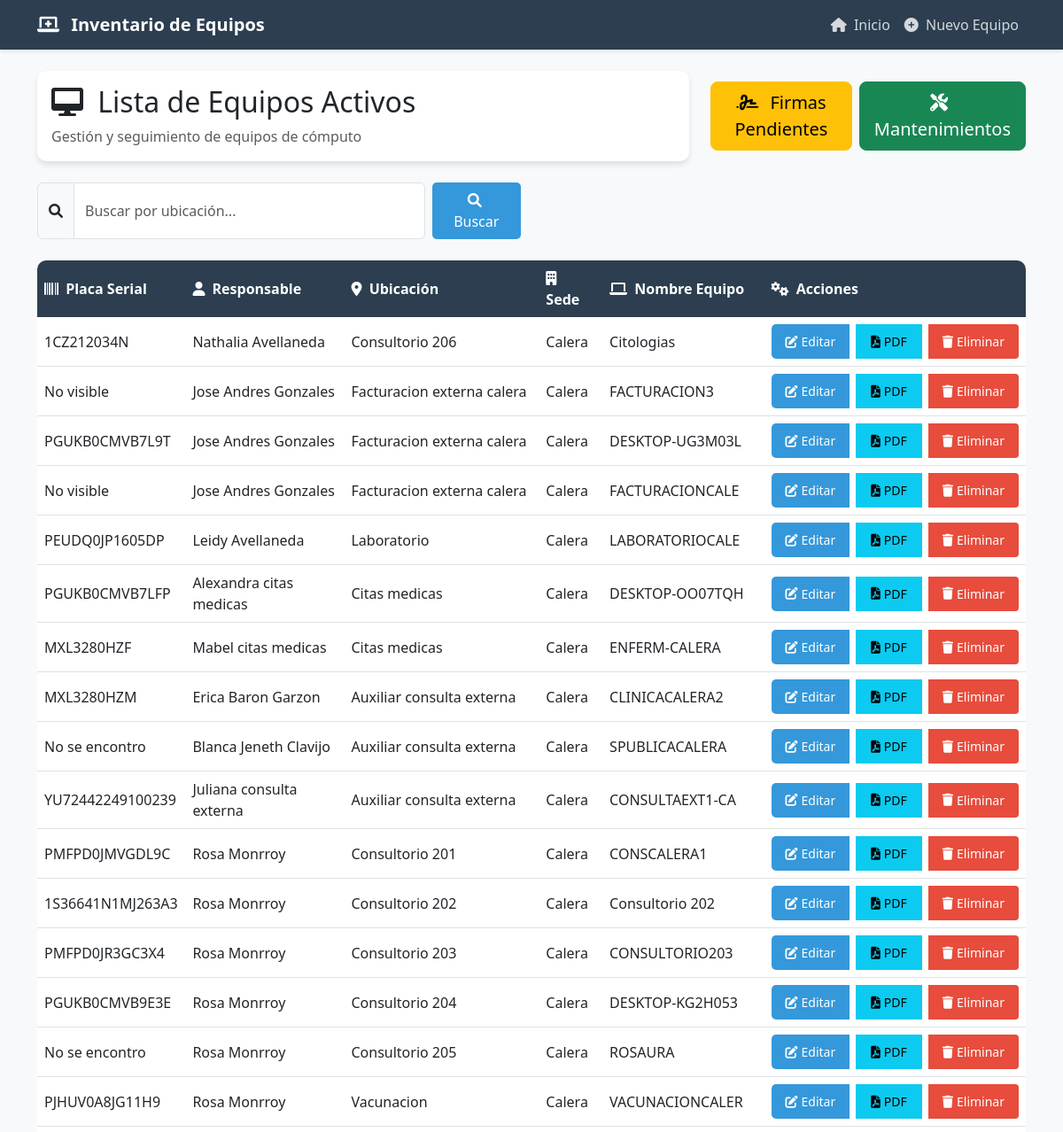
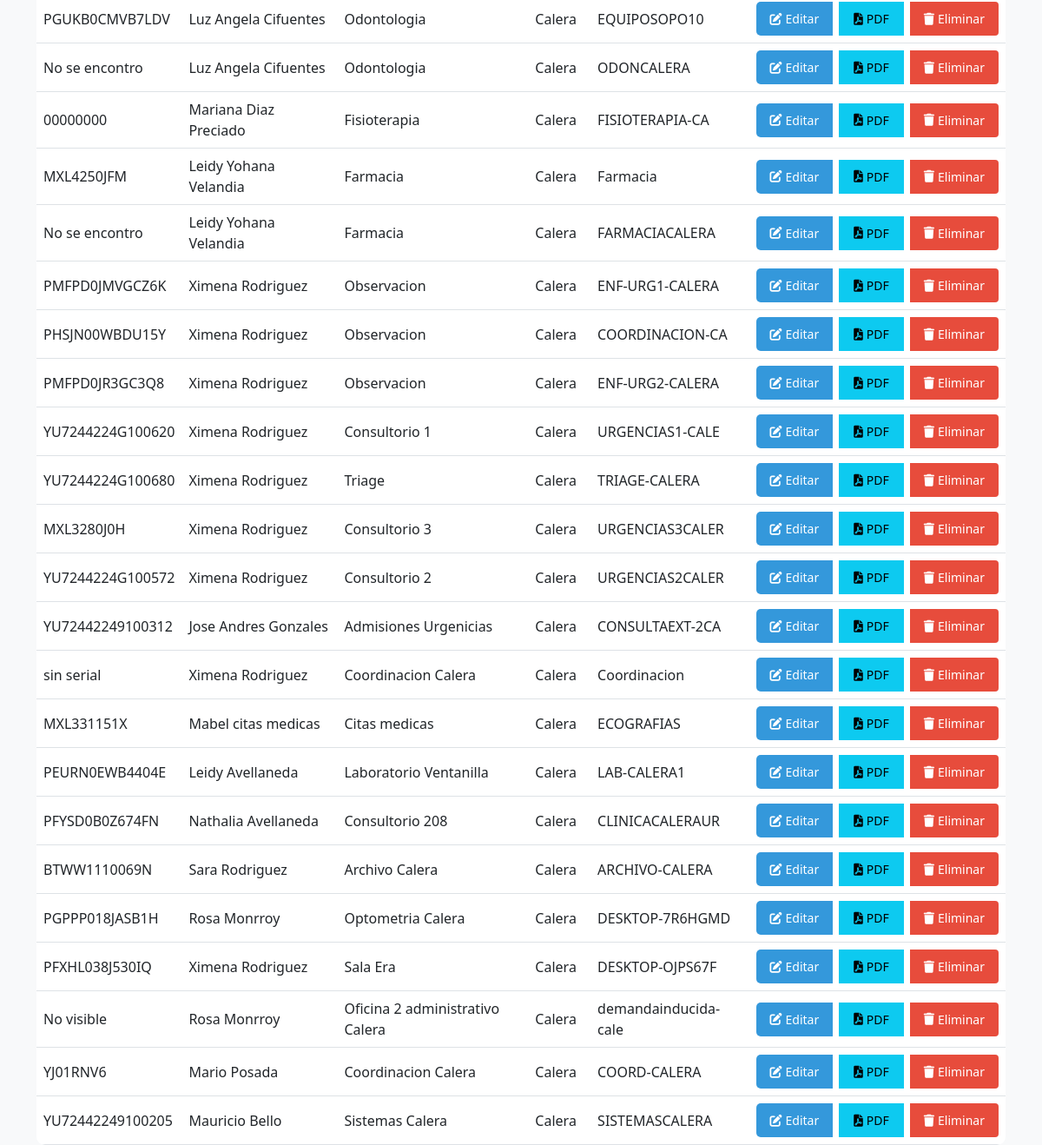
The page / on the database its author committed (2 pictures, top to bottom).
### app.py (models this page shows)
class Datospc(db.Model):
    __tablename__ = 'datospc'
    placaSerial = db.Column(db.String(50))
    responsable = db.Column(db.String(100))
    Ubicacion = db.Column(db.String(100))
    Sede = db.Column(db.String(100))
    nombreEquipo = db.Column(db.String(100))
    cpuFabricante = db.Column(db.String(100))
    cpuSerial = db.Column(db.String(100))
    cpuPlaca = db.Column(db.String(100))
    procesadorNombre = db.Column(db.String(100))
    procesadorVelo = db.Column(db.String(100))
    procesadorSerial = db.Column(db.String(100))
    ram1Marca = db.Column(db.String(100))
    ram1capacidad = db.Column(db.String(100))
    ram1Serial = db.Column(db.String(100))
    ram2Marca = db.Column(db.String(100))
    ram2Capacidad = db.Column(db.String(100))
    ram2Serial = db.Column(db.String(100))
    discoMarca = db.Column(db.String(100))
    discoCapacidad = db.Column(db.String(100))
    discoSerial = db.Column(db.String(100))
    unidadCD = db.Column(db.String(100))
    unidadCDSerial = db.Column(db.String(100))
    monitorMarca = db.Column(db.String(100))
    monitorModelo = db.Column(db.String(100))
    monitorSerial = db.Column(db.String(100))
    monitorPlaca = db.Column(db.String(100))
    tecladoMarca = db.Column(db.String(100))
    tecladoSerial = db.Column(db.String(100))
    mouseMarca = db.Column(db.String(100))
    mouseSerial = db.Column(db.String(100))
    nombreUsuario = db.Column(db.String(100))
    direccionMac = db.Column(db.String(100), primary_key=True)
    Observaciones = db.Column(db.String(500))
    VPN = db.Column(db.String(100))
    NombreRemoto = db.Column(db.String(100))
    Estado = db.Column(db.String(50))

### app.py (the view)
@app.route('/')
def index():
    try:
        busqueda = request.args.get('busqueda', '').strip()
        query = Datospc.query.filter(func.trim(func.lower(Datospc.Estado)) == 'activo')
        if busqueda:
            query = query.filter(Datospc.Ubicacion.ilike(f'%{busqueda}%'))
        equipos = query.all()
        print(f"Registros encontrados: {len(equipos)}")
        return render_template('index.html', equipos=equipos, busqueda=busqueda)
    except Exception as e:
        print(f"Error al consultar la base de datos: {str(e)}")
        return render_template('index.html', equipos=[], busqueda='')

### templates/index.html (shortened to what this page needs)
{% extends "base.html" %}
{% block content %}
<div class="row mb-4">
    <div class="col-md-8">
        <div class="card">
            <div class="card-body">
                <h2 class="card-title">
                    <i class="fas fa-desktop me-2"></i>
                    Lista de Equipos Activos
                </h2>
                <p class="card-text text-muted">
                    Gestión y seguimiento de equipos de cómputo
                </p>
            </div>
        </div>
    </div>
    <div class="col-md-4 d-flex align-items-center justify-content-end gap-2">
        <a href="{{ url_for('firmas_pendientes') }}" class="btn btn-warning btn-lg">
            <i class="fas fa-signature me-2"></i> Firmas Pendientes
        </a>
        <a href="{{ url_for('mantenimientos') }}" class="btn btn-success btn-lg">
            <i class="fas fa-tools me-2"></i> Mantenimientos
        </a>
    </div>
</div>
<div class="row mb-4">
    <div class="col-md-6">
        <form method="GET" action="{{ url_for('index') }}" class="d-flex gap-2">
            <div class="input-group">
                <span class="input-group-text">
                    <i class="fas fa-search"></i>
                </span>
                <input type="text"
                       name="busqueda"
                       class="form-control"
                       placeholder="Buscar por ubicación..."
                       value="{{ busqueda }}">
            </div>
            <button type="submit" class="btn btn-primary">
                <i class="fas fa-search me-1"></i> Buscar
            </button>
        </form>
    </div>
</div>
<div class="d-none d-lg-block">
    <div class="table-responsive" style="overflow-x:auto;">
        <table class="table table-hover align-middle mb-0" style="min-width: 700px;">
            <thead class="align-middle">
                <tr>
                    <th><i class="fas fa-barcode me-1"></i> Placa Serial</th>
                    <th><i class="fas fa-user me-1"></i> Responsable</th>
                    <th><i class="fas fa-map-marker-alt me-1"></i> Ubicación</th>
                    <th><i class="fas fa-building me-1"></i> Sede</th>
                    <th><i class="fas fa-laptop me-1"></i> Nombre Equipo</th>
                    <th><i class="fas fa-cogs me-1"></i> Acciones</th>
                </tr>
            </thead>
            <tbody>
                {% for equipo in equipos %}
                <tr>
                    <td>{{ equipo.placaSerial }}</td>
                    <td>{{ equipo.responsable }}</td>
                    <td>{{ equipo.Ubicacion }}</td>
                    <td>{{ equipo.Sede }}</td>
                    <td>{{ equipo.nombreEquipo }}</td>
                    <td>
                        <div class="btn-group w-100 flex-wrap flex-md-nowrap" role="group" style="min-width: 210px;">
                            <a href="{{ url_for('editar', direccionMac=equipo.direccionMac) }}"
                               class="btn btn-primary btn-sm px-3 py-2 d-flex align-items-center justify-content-center mb-2 mb-md-0 me-0 me-md-2">
                                <i class="fas fa-edit me-1"></i> Editar
                            </a>
                            <a href="{{ url_for('hoja_vida_html', direccionMac=equipo.direccionMac) }}"
                               class="btn btn-info btn-sm px-3 py-2 d-flex align-items-center justify-content-center mb-2 mb-md-0 me-0 me-md-2" target="_blank">
                                <i class="fas fa-file-pdf me-1"></i> PDF
                            </a>
                            <a href="#" onclick="if(confirm('¿Está seguro de eliminar este equipo?')){ window.location='{{ url_for('eliminar', direccionMac=equipo.direccionMac) }}'; } return false;"
                               class="btn btn-danger btn-sm px-3 py-2 d-flex align-items-center justify-content-center">
                                <i class="fas fa-trash me-1"></i> Eliminar
                            </a>
                        </div>
                    </td>
                </tr>
                {% endfor %}
            </tbody>
        </table>
    </div>
</div>
{% endblock %}

### templates/base.html (style rules this page uses)
:root { --primary-color: #2c3e50; --secondary-color: #3498db; --accent-color: #e74c3c; }
body { background-color: #f8f9fa; font-family: 'Segoe UI', Tahoma, Geneva, Verdana, sans-serif; }
.card { border: none; border-radius: 10px; box-shadow: 0 4px 6px rgba(0,0,0,0.1); transition: transform 0.3s ease; }
.btn-primary { background-color: var(--secondary-color); border: none; padding: 8px 20px; border-radius: 5px; }
.btn-danger { background-color: var(--accent-color); border: none; }
.table { background-color: white; border-radius: 10px; overflow: hidden; }
.table thead th { background-color: var(--primary-color); color: white; border: none; }

### rows shown on the page
Datospc: placaSerial "1CZ212034N", responsable "Nathalia Avellaneda", Ubicacion "Consultorio 206", Sede "Calera", nombreEquipo "Citologias"
Datospc: placaSerial "No visible", responsable "Jose Andres Gonzales", Ubicacion "Facturacion externa calera", Sede "Calera", nombreEquipo "FACTURACION3"
Datospc: placaSerial "PGUKB0CMVB7L9T", responsable "Jose Andres Gonzales", Ubicacion "Facturacion externa calera", Sede "Calera", nombreEquipo "DESKTOP-UG3M03L"
Datospc: placaSerial "No visible", responsable "Jose Andres Gonzales", Ubicacion "Facturacion externa calera", Sede "Calera", nombreEquipo "FACTURACIONCALE"
Datospc: placaSerial "PEUDQ0JP1605DP", responsable "Leidy Avellaneda", Ubicacion "Laboratorio", Sede "Calera", nombreEquipo "LABORATORIOCALE"
Datospc: placaSerial "PGUKB0CMVB7LFP", responsable "Alexandra citas medicas", Ubicacion "Citas medicas", Sede "Calera", nombreEquipo "DESKTOP-OO07TQH"
Datospc: placaSerial "MXL3280HZF", responsable "Mabel citas medicas", Ubicacion "Citas medicas", Sede "Calera", nombreEquipo "ENFERM-CALERA"
Datospc: placaSerial "MXL3280HZM", responsable "Erica Baron Garzon", Ubicacion "Auxiliar consulta externa", Sede "Calera", nombreEquipo "CLINICACALERA2"
Datospc: placaSerial "No se encontro", responsable "Blanca Jeneth Clavijo", Ubicacion "Auxiliar consulta externa", Sede "Calera", nombreEquipo "SPUBLICACALERA"
Datospc: placaSerial "YU72442249100239", responsable "Juliana consulta externa", Ubicacion "Auxiliar consulta externa", Sede "Calera", nombreEquipo "CONSULTAEXT1-CA"
Datospc: placaSerial "PMFPD0JMVGDL9C", responsable "Rosa Monrroy", Ubicacion "Consultorio 201", Sede "Calera", nombreEquipo "CONSCALERA1"
Datospc: placaSerial "1S36641N1MJ263A3", responsable "Rosa Monrroy", Ubicacion "Consultorio 202", Sede "Calera", nombreEquipo "Consultorio 202"
Datospc: placaSerial "PMFPD0JR3GC3X4", responsable "Rosa Monrroy", Ubicacion "Consultorio 203", Sede "Calera", nombreEquipo "CONSULTORIO203"
Datospc: placaSerial "PGUKB0CMVB9E3E", responsable "Rosa Monrroy", Ubicacion "Consultorio 204", Sede "Calera", nombreEquipo "DESKTOP-KG2H053"
Datospc: placaSerial "No se encontro", responsable "Rosa Monrroy", Ubicacion "Consultorio 205", Sede "Calera", nombreEquipo "ROSAURA"
Datospc: placaSerial "PJHUV0A8JG11H9", responsable "Rosa Monrroy", Ubicacion "Vacunacion", Sede "Calera", nombreEquipo "VACUNACIONCALER"
Datospc: placaSerial "PGUKB0CMVB7LDV", responsable "Luz Angela Cifuentes", Ubicacion "Odontologia", Sede "Calera", nombreEquipo "EQUIPOSOPO10"
Datospc: placaSerial "No se encontro", responsable "Luz Angela Cifuentes", Ubicacion "Odontologia", Sede "Calera", nombreEquipo "ODONCALERA"
Datospc: placaSerial "00000000", responsable "Mariana Diaz Preciado", Ubicacion "Fisioterapia", Sede "Calera", nombreEquipo "FISIOTERAPIA-CA"
Datospc: placaSerial "MXL4250JFM", responsable "Leidy Yohana Velandia", Ubicacion "Farmacia", Sede "Calera", nombreEquipo "Farmacia"
Datospc: placaSerial "No se encontro", responsable "Leidy Yohana Velandia", Ubicacion "Farmacia", Sede "Calera", nombreEquipo "FARMACIACALERA"
Datospc: placaSerial "PMFPD0JMVGCZ6K", responsable "Ximena Rodriguez", Ubicacion "Observacion", Sede "Calera", nombreEquipo "ENF-URG1-CALERA"
Datospc: placaSerial "PHSJN00WBDU15Y", responsable "Ximena Rodriguez", Ubicacion "Observacion", Sede "Calera", nombreEquipo "COORDINACION-CA"
Datospc: placaSerial "PMFPD0JR3GC3Q8", responsable "Ximena Rodriguez", Ubicacion "Observacion", Sede "Calera", nombreEquipo "ENF-URG2-CALERA"
Datospc: placaSerial "YU7244224G100620", responsable "Ximena Rodriguez", Ubicacion "Consultorio 1", Sede "Calera", nombreEquipo "URGENCIAS1-CALE"
Datospc: placaSerial "YU7244224G100680", responsable "Ximena Rodriguez", Ubicacion "Triage", Sede "Calera", nombreEquipo "TRIAGE-CALERA"
Datospc: placaSerial "MXL3280J0H", responsable "Ximena Rodriguez", Ubicacion "Consultorio 3", Sede "Calera", nombreEquipo "URGENCIAS3CALER"
Datospc: placaSerial "YU7244224G100572", responsable "Ximena Rodriguez", Ubicacion "Consultorio 2", Sede "Calera", nombreEquipo "URGENCIAS2CALER"
Datospc: placaSerial "YU72442249100312", responsable "Jose Andres Gonzales", Ubicacion "Admisiones Urgenicias", Sede "Calera", nombreEquipo "CONSULTAEXT-2CA"
Datospc: placaSerial "sin serial", responsable "Ximena Rodriguez", Ubicacion "Coordinacion Calera", Sede "Calera", nombreEquipo "Coordinacion"
Datospc: placaSerial "MXL331151X", responsable "Mabel citas medicas", Ubicacion "Citas medicas", Sede "Calera", nombreEquipo "ECOGRAFIAS"
Datospc: placaSerial "PEURN0EWB4404E", responsable "Leidy Avellaneda", Ubicacion "Laboratorio Ventanilla", Sede "Calera", nombreEquipo "LAB-CALERA1"
Datospc: placaSerial "PFYSD0B0Z674FN", responsable "Nathalia Avellaneda", Ubicacion "Consultorio 208", Sede "Calera", nombreEquipo "CLINICACALERAUR"
Datospc: placaSerial "BTWW1110069N", responsable "Sara Rodriguez", Ubicacion "Archivo Calera", Sede "Calera", nombreEquipo "ARCHIVO-CALERA"
Datospc: placaSerial "PGPPP018JASB1H", responsable "Rosa Monrroy", Ubicacion "Optometria Calera", Sede "Calera", nombreEquipo "DESKTOP-7R6HGMD"
Datospc: placaSerial "PFXHL038J530IQ", responsable "Ximena Rodriguez", Ubicacion "Sala Era", Sede "Calera", nombreEquipo "DESKTOP-OJPS67F"
Datospc: placaSerial "No visible", responsable "Rosa Monrroy", Ubicacion "Oficina 2 administrativo Calera", Sede "Calera", nombreEquipo "demandainducida-cale"
Datospc: placaSerial "YJ01RNV6", responsable "Mario Posada", Ubicacion "Coordinacion Calera", Sede "Calera", nombreEquipo "COORD-CALERA"
Datospc: placaSerial "YU72442249100205", responsable "Mauricio Bello", Ubicacion "Sistemas Calera", Sede "Calera", nombreEquipo "SISTEMASCALERA"
